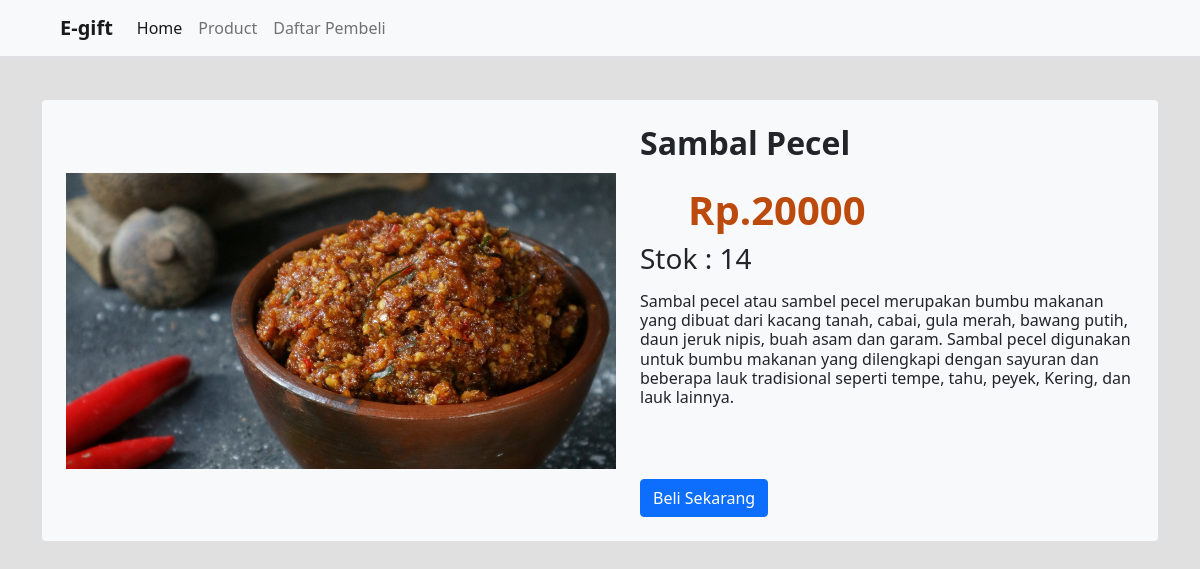
/product.php?id=2, run on the app's committed database.
### tables this page shows
CREATE TABLE `data_barang` (
  `id` int(11) NOT NULL,
  `nama` varchar(100) NOT NULL,
  `harga` int(11) NOT NULL,
  `stok` int(11) NOT NULL,
  `gambar` text NOT NULL,
  `deskripsi` text NOT NULL
);

### product.php (the view, shortened to what this page needs)
<?php
  $servername = "localhost";
  $username = "root";
  $password = "";
  $dbname = "e-gift";
  $conn = mysqli_connect($servername, $username, $password, $dbname);
   $sql = "SELECT * FROM data_barang WHERE id =".$_GET["id"];
   $result = $conn->query($sql);
?>
<!doctype html>
<html lang="en">
<head>
  <link href="bootstrap/css/bootstrap.min.css" rel="stylesheet">
  <link rel="stylesheet" href="https://use.fontawesome.com/releases/v5.11.2/css/all.css">
</head>
<body style="background-color: #e0e0e0;">
  <nav class="fixed-top navbar navbar-expand-lg navbar-light bg-light border-bottom">
    <div class="container-fluid">
      <a class="navbar-brand ms-5" href="/">
        <strong>E-gift</strong>
      </a>
      <div class="collapse navbar-collapse" id="navbarSupportedContent">
        <ul class="navbar-nav me-auto mb-2 mb-lg-0">
          <li class="nav-item">
            <a class="nav-link active" aria-current="page" href="/">Home</a>
          </li>
          <li class="nav-item">
            <a class="nav-link" href="/add_product.php">Product</a>
          </li>
          <li class="nav-item">
            <a class="nav-link" href="/daftar_pembeli.php">Daftar Pembeli</a>
          </li>
        </ul>
      </div>
    </div>
  </nav>
  <main>
    <?php foreach($result as $barang){ ?>
    <div class="container" style="margin-top: 100px;">
      <div class="d-flex flex-row bg-light p-4 rounded">
        <div class="d-flex flex-row justify-content-center align-items-center">
          <img style="max-width: 550px;" src="<?php echo "assets/image/".$barang["gambar"];?>" alt="">
        </div>
        <div class="ms-4">
          <h2 class="text-break">
            <strong>
              <?php echo $barang["nama"];?>
            </strong>
          </h2>
          <h1 class="font-weight-bold mt-4 ms-5 text-break" style="color: #bd4a0d;">
            <strong><?php echo 'Rp.'.$barang["harga"];?></strong>
          </h1>
          <h3>
            <?php echo 'Stok : '.$barang["stok"];?>
          </h3>
          <h6 class="dark-text mt-3 mb-4 text-break">
            <?php echo $barang["deskripsi"];?>
          </h6>
          <div class="mt-5">
            <a href="<?php echo '/pembelian.php?id='.$_GET["id"]; ?>" class="btn btn-primary mt-4">Beli Sekarang</a>
          </div>
        </div>
      </div>
    </div>
    <?php }?>
  </main>
</body>
</html>

### data on the page
data_barang: gambar (picture), nama "Sambal Pecel", harga "20000", stok "14", deskripsi "Sambal pecel atau sambel pecel merupakan bumbu makanan yang dibuat dari kacang tanah, cabai, gula merah, bawang putih, daun jeruk nipis, buah asam dan garam. Sambal pecel digunakan untuk bumbu makanan yang dilengkapi dengan sayuran dan beberapa lauk tradisional seperti tempe, tahu, peyek, Kering, dan lauk lainnya."
